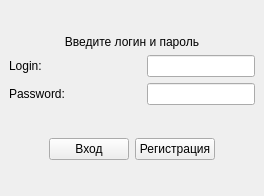
<?xml version="1.0" encoding="UTF-8"?>
<ui version="4.0">
 <class>MainWindow</class>
 <widget class="QMainWindow" name="MainWindow">
  <property name="geometry">
   <rect>
    <x>0</x>
    <y>0</y>
    <width>264</width>
    <height>196</height>
   </rect>
  </property>
  <property name="windowTitle">
   <string>MainWindow</string>
  </property>
  <widget class="QWidget" name="centralwidget">
   <layout class="QVBoxLayout" name="verticalLayout">
    <item>
     <spacer name="verticalSpacer">
      <property name="orientation">
       <enum>Qt::Vertical</enum>
      </property>
      <property name="sizeHint" stdset="0">
       <size>
        <width>20</width>
        <height>40</height>
       </size>
      </property>
     </spacer>
    </item>
    <item>
     <widget class="QLabel" name="label">
      <property name="text">
       <string>Введите логин и пароль</string>
      </property>
      <property name="alignment">
       <set>Qt::AlignCenter</set>
      </property>
     </widget>
    </item>
    <item>
     <layout class="QGridLayout" name="gridLayout">
      <item row="1" column="1">
       <spacer name="horizontalSpacer_7">
        <property name="orientation">
         <enum>Qt::Horizontal</enum>
        </property>
        <property name="sizeHint" stdset="0">
         <size>
          <width>40</width>
          <height>20</height>
         </size>
        </property>
       </spacer>
      </item>
      <item row="1" column="0">
       <widget class="QLabel" name="label_2">
        <property name="text">
         <string>Login:</string>
        </property>
       </widget>
      </item>
      <item row="1" column="2">
       <widget class="QLineEdit" name="Login"/>
      </item>
     </layout>
    </item>
    <item>
     <layout class="QGridLayout" name="gridLayout_2">
      <item row="0" column="0">
       <widget class="QLabel" name="label_3">
        <property name="text">
         <string>Password:</string>
        </property>
       </widget>
      </item>
      <item row="0" column="2">
       <widget class="QLineEdit" name="Password"/>
      </item>
      <item row="0" column="1">
       <spacer name="horizontalSpacer_8">
        <property name="orientation">
         <enum>Qt::Horizontal</enum>
        </property>
        <property name="sizeHint" stdset="0">
         <size>
          <width>40</width>
          <height>20</height>
         </size>
        </property>
       </spacer>
      </item>
     </layout>
    </item>
    <item>
     <spacer name="verticalSpacer_3">
      <property name="orientation">
       <enum>Qt::Vertical</enum>
      </property>
      <property name="sizeHint" stdset="0">
       <size>
        <width>20</width>
        <height>42</height>
       </size>
      </property>
     </spacer>
    </item>
    <item>
     <layout class="QHBoxLayout" name="horizontalLayout">
      <item>
       <spacer name="horizontalSpacer_5">
        <property name="orientation">
         <enum>Qt::Horizontal</enum>
        </property>
        <property name="sizeHint" stdset="0">
         <size>
          <width>40</width>
          <height>20</height>
         </size>
        </property>
       </spacer>
      </item>
      <item>
       <widget class="QPushButton" name="Login_2">
        <property name="text">
         <string>Вход</string>
        </property>
       </widget>
      </item>
      <item>
       <widget class="QPushButton" name="Registration">
        <property name="text">
         <string>Регистрация</string>
        </property>
       </widget>
      </item>
      <item>
       <spacer name="horizontalSpacer_6">
        <property name="orientation">
         <enum>Qt::Horizontal</enum>
        </property>
        <property name="sizeHint" stdset="0">
         <size>
          <width>40</width>
          <height>20</height>
         </size>
        </property>
       </spacer>
      </item>
     </layout>
    </item>
    <item>
     <spacer name="verticalSpacer_4">
      <property name="orientation">
       <enum>Qt::Vertical</enum>
      </property>
      <property name="sizeHint" stdset="0">
       <size>
        <width>20</width>
        <height>41</height>
       </size>
      </property>
     </spacer>
    </item>
   </layout>
  </widget>
 </widget>
 <resources/>
 <connections/>
</ui>
